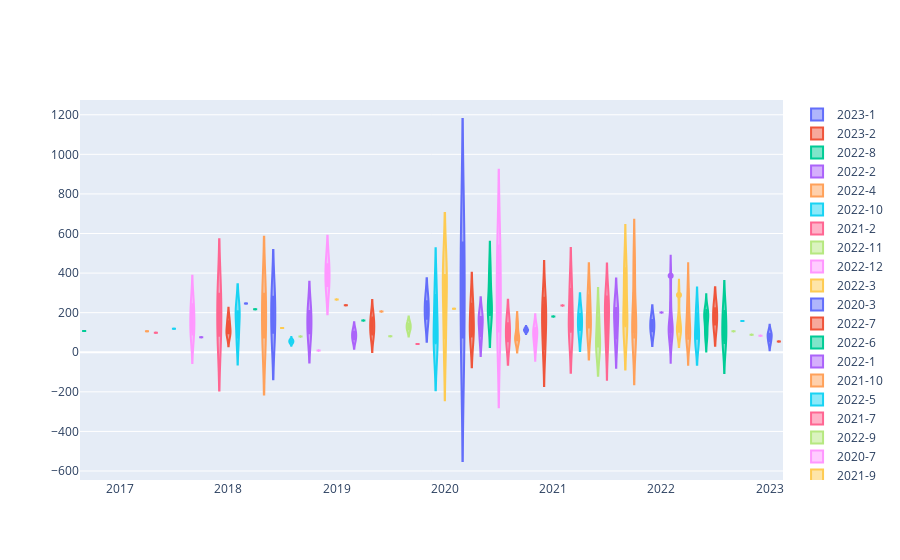

Notebook code cell kept with this figure:
### Code cell
import plotly.graph_objects as go

fig = go.Figure()
for date in df.date.unique():
    fig.add_trace(go.Violin(x=df['date'][df['date'] == date],
                            y=df['between'][df['date'] == date],
                            name=date,
                            box_visible=True,
                            meanline_visible=True))

fig.show()

### Figure 1 — Plotly figure (JSON) as saved in the notebook; plotly's stock layout.template omitted (floating-point values rounded to 4 significant figures)
{"data": [{"box": {"visible": true}, "meanline": {"visible": true}, "name": "2023-1", "type": "violin", "x": ["2023-1", "2023-1", "2023-1"], "y": [98, 82, 51]}, {"box": {"visible": true}, "meanline": {"visible": true}, "name": "2023-2", "type": "violin", "x": ["2023-2"], "y": [54]}, {"box": {"visible": true}, "meanline": {"visible": true}, "name": "2022-8", "type": "violin", "x": ["2022-8", "2022-8", "2022-8"], "y": [214, 118, 42]}, {"box": {"visible": true}, "meanline": {"visible": true}, "name": "2022-2", "type": "violin", "x": ["2022-2", "2022-2", "2022-2", "2022-2", "2022-2", "2022-2", "2022-2", "2022-2"], "y": [387, 96, 257, 116, 141, 137, 108, 48]}, {"box": {"visible": true}, "meanline": {"visible": true}, "name": "2022-4", "type": "violin", "x": ["2022-4", "2022-4", "2022-4", "2022-4", "2022-4", "2022-4", "2022-4", "2022-4"], "y": [323, 101, 223, 93, 216, 96, 106, 63]}, {"box": {"visible": true}, "meanline": {"visible": true}, "name": "2022-10", "type": "violin", "x": ["2022-10"], "y": [158]}, {"box": {"visible": true}, "meanline": {"visible": true}, "name": "2021-2", "type": "violin", "x": ["2021-2"], "y": [236]}, {"box": {"visible": true}, "meanline": {"visible": true}, "name": "2022-11", "type": "violin", "x": ["2022-11"], "y": [88]}, {"box": {"visible": true}, "meanline": {"visible": true}, "name": "2022-12", "type": "violin", "x": ["2022-12"], "y": [83]}, {"box": {"visible": true}, "meanline": {"visible": true}, "name": "2022-3", "type": "violin", "x": ["2022-3", "2022-3", "2022-3", "2022-3", "2022-3", "2022-3"], "y": [128, 289, 174, 108, 103, 104]}, {"box": {"visible": true}, "meanline": {"visible": true}, "name": "2020-3", "type": "violin", "x": ["2020-3", "2020-3"], "y": [554, 75]}, {"box": {"visible": true}, "meanline": {"visible": true}, "name": "2022-7", "type": "violin", "x": ["2022-7", "2022-7"], "y": [222, 140]}, {"box": {"visible": true}, "meanline": {"visible": true}, "name": "2022-6", "type": "violin", "x": ["2022-6", "2022-6", "2022-6", "2022-6", "2022-6", "2022-6", "2022-6", "2022-6"], "y": [218, 201, 179, 188, 176, 125, 78, 84]}, {"box": {"visible": true}, "meanline": {"visible": true}, "name": "2022-1", "type": "violin", "x": ["2022-1"], "y": [201]}, {"box": {"visible": true}, "meanline": {"visible": true}, "name": "2021-10", "type": "violin", "x": ["2021-10", "2021-10", "2021-10", "2021-10"], "y": [437, 135, 158, 70]}, {"box": {"visible": true}, "meanline": {"visible": true}, "name": "2022-5", "type": "violin", "x": ["2022-5", "2022-5", "2022-5"], "y": [82, 201, 64]}, {"box": {"visible": true}, "meanline": {"visible": true}, "name": "2021-7", "type": "violin", "x": ["2021-7", "2021-7", "2021-7", "2021-7", "2021-7"], "y": [254, 287, 183, 127, 23]}, {"box": {"visible": true}, "meanline": {"visible": true}, "name": "2022-9", "type": "violin", "x": ["2022-9"], "y": [106]}, {"box": {"visible": true}, "meanline": {"visible": true}, "name": "2020-7", "type": "violin", "x": ["2020-7", "2020-7", "2020-7"], "y": [297, 544, 100]}, {"box": {"visible": true}, "meanline": {"visible": true}, "name": "2021-9", "type": "violin", "x": ["2021-9", "2021-9", "2021-9", "2021-9", "2021-9"], "y": [361, 429, 143, 171, 126]}, {"box": {"visible": true}, "meanline": {"visible": true}, "name": "2021-12", "type": "violin", "x": ["2021-12", "2021-12"], "y": [106, 163]}, {"box": {"visible": true}, "meanline": {"visible": true}, "name": "2020-12", "type": "violin", "x": ["2020-12", "2020-12", "2020-12", "2020-12"], "y": [132, 194, 280, 11]}, {"box": {"visible": true}, "meanline": {"visible": true}, "name": "2020-6", "type": "violin", "x": ["2020-6", "2020-6", "2020-6", "2020-6"], "y": [205, 249, 402, 183]}, {"box": {"visible": true}, "meanline": {"visible": true}, "name": "2021-8", "type": "violin", "x": ["2021-8", "2021-8", "2021-8"], "y": [228, 192, 66]}, {"box": {"visible": true}, "meanline": {"visible": true}, "name": "2021-5", "type": "violin", "x": ["2021-5", "2021-5", "2021-5"], "y": [293, 152, 120]}, {"box": {"visible": true}, "meanline": {"visible": true}, "name": "2021-4", "type": "violin", "x": ["2021-4", "2021-4"], "y": [193, 112]}, {"box": {"visible": true}, "meanline": {"visible": true}, "name": "2021-3", "type": "violin", "x": ["2021-3", "2021-3", "2021-3"], "y": [325, 98, 150]}, {"box": {"visible": true}, "meanline": {"visible": true}, "name": "2021-6", "type": "violin", "x": ["2021-6", "2021-6", "2021-6"], "y": [180, 43, 25]}, {"box": {"visible": true}, "meanline": {"visible": true}, "name": "2020-11", "type": "violin", "x": ["2020-11", "2020-11", "2020-11", "2020-11", "2020-11"], "y": [128, 22, 116, 87, 69]}, {"box": {"visible": true}, "meanline": {"visible": true}, "name": "2020-1", "type": "violin", "x": ["2020-1", "2020-1", "2020-1"], "y": [395, 364, 66]}, {"box": {"visible": true}, "meanline": {"visible": true}, "name": "2020-10", "type": "violin", "x": ["2020-10", "2020-10"], "y": [107, 118]}, {"box": {"visible": true}, "meanline": {"visible": true}, "name": "2020-4", "type": "violin", "x": ["2020-4", "2020-4", "2020-4"], "y": [75, 134, 250]}, {"box": {"visible": true}, "meanline": {"visible": true}, "name": "2021-1", "type": "violin", "x": ["2021-1"], "y": [180]}, {"box": {"visible": true}, "meanline": {"visible": true}, "name": "2020-5", "type": "violin", "x": ["2020-5", "2020-5", "2020-5"], "y": [162, 183, 77]}, {"box": {"visible": true}, "meanline": {"visible": true}, "name": "2020-9", "type": "violin", "x": ["2020-9", "2020-9", "2020-9", "2020-9"], "y": [77, 56, 146, 70]}, {"box": {"visible": true}, "meanline": {"visible": true}, "name": "2019-12", "type": "violin", "x": ["2019-12", "2019-12", "2019-12"], "y": [294, 81, 40]}, {"box": {"visible": true}, "meanline": {"visible": true}, "name": "2020-8", "type": "violin", "x": ["2020-8", "2020-8"], "y": [146, 55]}, {"box": {"visible": true}, "meanline": {"visible": true}, "name": "2019-9", "type": "violin", "x": ["2019-9", "2019-9"], "y": [144, 116]}, {"box": {"visible": true}, "meanline": {"visible": true}, "name": "2018-12", "type": "violin", "x": ["2018-12", "2018-12"], "y": [445, 335]}, {"box": {"visible": true}, "meanline": {"visible": true}, "name": "2020-2", "type": "violin", "x": ["2020-2"], "y": [220]}, {"box": {"visible": true}, "meanline": {"visible": true}, "name": "2019-11", "type": "violin", "x": ["2019-11", "2019-11"], "y": [169, 258]}, {"box": {"visible": true}, "meanline": {"visible": true}, "name": "2019-5", "type": "violin", "x": ["2019-5", "2019-5", "2019-5"], "y": [131, 84, 181]}, {"box": {"visible": true}, "meanline": {"visible": true}, "name": "2018-4", "type": "violin", "x": ["2018-4"], "y": [217]}, {"box": {"visible": true}, "meanline": {"visible": true}, "name": "2019-3", "type": "violin", "x": ["2019-3", "2019-3"], "y": [66, 103]}, {"box": {"visible": true}, "meanline": {"visible": true}, "name": "2019-6", "type": "violin", "x": ["2019-6"], "y": [206]}, {"box": {"visible": true}, "meanline": {"visible": true}, "name": "2018-8", "type": "violin", "x": ["2018-8", "2018-8"], "y": [61, 49]}, {"box": {"visible": true}, "meanline": {"visible": true}, "name": "2019-10", "type": "violin", "x": ["2019-10"], "y": [42]}, {"box": {"visible": true}, "meanline": {"visible": true}, "name": "2019-7", "type": "violin", "x": ["2019-7"], "y": [81]}, {"box": {"visible": true}, "meanline": {"visible": true}, "name": "2017-9", "type": "violin", "x": ["2017-9", "2017-9", "2017-9"], "y": [248, 157, 85]}, {"box": {"visible": true}, "meanline": {"visible": true}, "name": "2019-1", "type": "violin", "x": ["2019-1"], "y": [267]}, {"box": {"visible": true}, "meanline": {"visible": true}, "name": "2018-6", "type": "violin", "x": ["2018-6", "2018-6"], "y": [280, 99]}, {"box": {"visible": true}, "meanline": {"visible": true}, "name": "2019-2", "type": "violin", "x": ["2019-2"], "y": [237]}, {"box": {"visible": true}, "meanline": {"visible": true}, "name": "2019-4", "type": "violin", "x": ["2019-4"], "y": [161]}, {"box": {"visible": true}, "meanline": {"visible": true}, "name": "2018-10", "type": "violin", "x": ["2018-10", "2018-10"], "y": [209, 96]}, {"box": {"visible": true}, "meanline": {"visible": true}, "name": "2018-5", "type": "violin", "x": ["2018-5", "2018-5"], "y": [295, 74]}, {"box": {"visible": true}, "meanline": {"visible": true}, "name": "2018-2", "type": "violin", "x": ["2018-2", "2018-2", "2018-2"], "y": [198, 211, 70]}, {"box": {"visible": true}, "meanline": {"visible": true}, "name": "2017-12", "type": "violin", "x": ["2017-12", "2017-12"], "y": [295, 83]}, {"box": {"visible": true}, "meanline": {"visible": true}, "name": "2018-9", "type": "violin", "x": ["2018-9"], "y": [79]}, {"box": {"visible": true}, "meanline": {"visible": true}, "name": "2018-11", "type": "violin", "x": ["2018-11"], "y": [9]}, {"box": {"visible": true}, "meanline": {"visible": true}, "name": "2018-7", "type": "violin", "x": ["2018-7"], "y": [123]}, {"box": {"visible": true}, "meanline": {"visible": true}, "name": "2018-3", "type": "violin", "x": ["2018-3"], "y": [246]}, {"box": {"visible": true}, "meanline": {"visible": true}, "name": "2018-1", "type": "violin", "x": ["2018-1", "2018-1", "2018-1"], "y": [162, 93, 105]}, {"box": {"visible": true}, "meanline": {"visible": true}, "name": "2016-9", "type": "violin", "x": ["2016-9"], "y": [107]}, {"box": {"visible": true}, "meanline": {"visible": true}, "name": "2017-10", "type": "violin", "x": ["2017-10"], "y": [76]}, {"box": {"visible": true}, "meanline": {"visible": true}, "name": "2017-4", "type": "violin", "x": ["2017-4"], "y": [106]}, {"box": {"visible": true}, "meanline": {"visible": true}, "name": "2017-7", "type": "violin", "x": ["2017-7"], "y": [119]}, {"box": {"visible": true}, "meanline": {"visible": true}, "name": "2017-5", "type": "violin", "x": ["2017-5"], "y": [99]}], "layout": {}}
